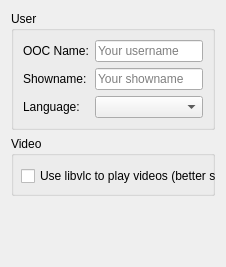
       <widget class="QWidget" name="tab">
        <attribute name="title">
         <string>User</string>
        </attribute>
        <layout class="QVBoxLayout" name="verticalLayout_3">
         <item>
          <widget class="QGroupBox" name="groupBox_2">
           <property name="title">
            <string>User</string>
           </property>
           <layout class="QFormLayout" name="formLayout">
            <item row="0" column="0">
             <widget class="QLabel" name="username_label">
              <property name="text">
               <string>OOC Name:</string>
              </property>
             </widget>
            </item>
            <item row="0" column="1">
             <widget class="QLineEdit" name="username">
              <property name="placeholderText">
               <string>Your username</string>
              </property>
             </widget>
            </item>
            <item row="1" column="0">
             <widget class="QLabel" name="showname_label">
              <property name="text">
               <string>Showname:</string>
              </property>
             </widget>
            </item>
            <item row="1" column="1">
             <widget class="QLineEdit" name="showname">
              <property name="placeholderText">
               <string>Your showname</string>
              </property>
             </widget>
            </item>
            <item row="2" column="0">
             <widget class="QLabel" name="label_language">
              <property name="text">
               <string>Language:</string>
              </property>
             </widget>
            </item>
            <item row="2" column="1">
             <widget class="QComboBox" name="languageSelector"/>
            </item>
           </layout>
          </widget>
         </item>
         <item>
          <widget class="QGroupBox" name="groupBox_4">
           <property name="minimumSize">
            <size>
             <width>0</width>
             <height>60</height>
            </size>
           </property>
           <property name="title">
            <string>Video</string>
           </property>
           <widget class="QCheckBox" name="video_backend_vlc">
            <property name="geometry">
             <rect>
              <x>10</x>
              <y>30</y>
              <width>691</width>
              <height>20</height>
             </rect>
            </property>
            <property name="text">
             <string>Use libvlc to play videos (better support for MacOS)</string>
            </property>
           </widget>
          </widget>
         </item>
         <item>
          <widget class="QLabel" name="translationCredit">
           <property name="text">
            <string/>
           </property>
          </widget>
         </item>
         <item>
          <spacer name="verticalSpacer_2">
           <property name="orientation">
            <enum>Qt::Vertical</enum>
           </property>
           <property name="sizeHint" stdset="0">
            <size>
             <width>20</width>
             <height>40</height>
            </size>
           </property>
          </spacer>
         </item>
        </layout>
       </widget>
